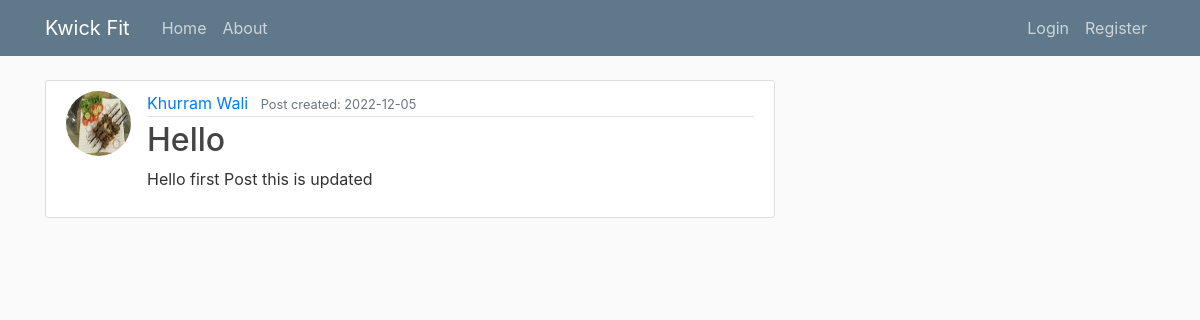
/post/1, run on the app's committed database.
### website/models.py (models this page shows, shortened)
class User(db.Model, UserMixin):
    id = db.Column(db.Integer, primary_key=True)
    username = db.Column(db.String(20), unique=True, nullable=False)
    email = db.Column(db.String(120), unique=True, nullable=False)
    image_file = db.Column(db.String(50), nullable=False,
                           default='default.png')
    password = db.Column(db.String(100), nullable=False)
    timestamp = db.Column(db.DateTime, nullable=False,
                          default=datetime.utcnow)
    last_update = db.Column(db.DateTime,
                            default=datetime.utcnow, onupdate=datetime.utcnow)
    fname = db.Column(db.String(20))
    mname = db.Column(db.String(20))
    lname = db.Column(db.String(20))
    profession = db.Column(db.Integer, nullable=False)
    cnic_num = db.Column(db.String(13), unique=True)
    phone_num = db.Column(db.String(11), unique=True)
    country = db.Column(db.Integer, nullable=False)
    state = db.Column(db.Integer, nullable=False)
    city = db.Column(db.Integer, nullable=False)
    districts = db.Column(db.Integer, nullable=False)
    town = db.Column(db.Integer, nullable=False)
    area = db.Column(db.Integer, nullable=False)
    house = db.Column(db.String(50))
    street = db.Column(db.String(50))
    verification_remarks = db.Column(
        db.String(250), default="User not verified for work on this plateform")
    detail_verified = db.Column(db.Boolean, default=False)
    is_admin = db.Column(db.Boolean, default=False)
    level = db.Column(db.String(50), default="User")
    company_name = db.Column(db.String(50), nullable=False)
    mobile = db.Column(db.String(11), nullable=False)
    img_ntn = db.Column(db.String(50), nullable=False,
                        default='image-not-found.jpg')
    img_logo = db.Column(db.String(50), nullable=False,
                         default='image-not-found.jpg')
    webpage = db.Column(db.String(100), nullable=False)
    leaving_date = db.Column(db.DateTime, nullable=False,
                             default=datetime.utcnow)
    leaving_comint = db.Column(
        db.String(1000), default="Empty", nullable=False)
    orders = db.relationship('Neworder', backref='author', lazy='dynamic')
    posts = db.relationship('Post', backref='author', lazy='dynamic')
    user_vehicles = db.relationship(
        'Uservehicle', backref='user', lazy='dynamic')
    products = db.relationship('Product', backref='user', lazy='dynamic')
    brands = db.relationship('Brand', backref='user', lazy='dynamic')
    itemconds = db.relationship('Itemcond', backref='user', lazy='dynamic')
    colors = db.relationship('Color', backref='user', lazy='dynamic')
    placementofvehicles = db.relationship(
        'Placementofvehicle', backref='user', lazy='dynamic')
    materials = db.relationship(
        'Material', backref='user', lazy='dynamic')

class Post(db.Model):
    id = db.Column(db.Integer, primary_key=True)
    title = db.Column(db.String(100), nullable=False)
    date_posted = db.Column(db.DateTime, nullable=False,
                            default=datetime.utcnow)
    update_posted = db.Column(db.DateTime,
                              default=datetime.utcnow, onupdate=datetime.utcnow)
    content = db.Column(db.Text, nullable=False)
    user_id = db.Column(db.Integer, db.ForeignKey('user.id'), nullable=False)

### website/posts.py (the view)
@posts.route('/post/<int:post_id>')
def post(post_id):
    post = Post.query.get_or_404(post_id)
    return render_template('post.html', title=post.title, post=post)

### website/templates/post.html (shortened to what this page needs)
{% extends 'base.html' %}
{% block content %}
<article class="media content-section">
    <img class="rounded-circle article-img"
        src="{{ url_for('static', filename='profile_pics/' + post.author.image_file) }}">
    <div class="media-body">
        <div class="article-metadata">
            <a class="mr-2" href="{{ url_for('views.user_posts', username=post.author.username)}}">
                {% if post.author.fname == None %}
                {{ post.author.username }}
                {% else %}
                {% if post.author.mname == None %}
                {{ post.author.fname }} {{ post.author.lname }}
                {% else %}
                {{ post.author.fname }} {{ post.author.mname }} {{ post.author.lname }}
                {% endif %}
                {% endif %}
            </a>
            <small class="text-muted">Post created: {{ post.date_posted.strftime('%Y-%m-%d') }}</small>
        </div>
        <h2 class=" artical-title">{{ post.title }}</h2>
        <p class="article-content">{{ post.content }}</p>
    </div>
</article>
{% endblock content %}

### website/static/main.css (style rules this page uses)
* { margin: 0; padding: 0; box-sizing: border-box; }
body { background: #fafafa; color: #333333; margin-top: 5rem; min-height: 100vh; overflow-x: hidden; }
h1, h2, h3, h4, h5, h6 { color: #444444; }
.content-section { background: #ffffff; padding: 10px 20px; border: 1px solid #dddddd; border-radius: 3px; margin-bottom: 20px; -webkit-border-radius: 3px; -moz-border-radius: 3px; -ms-border-radius: 3px; -o-border-radius: 3px; }
.article-content { white-space: pre-line; }
.article-img { height: 65px; width: 65px; margin-right: 16px; }
.article-metadata { padding-bottom: 1px; margin-bottom: 4px; border-bottom: 1px solid #e3e3e3 }

### data on the page
User: image_file (picture), author.fname "Khurram", author.lname "Wali"
Post: date_posted "2022-12-05", title "Hello", content "Hello first Post this is updated"
